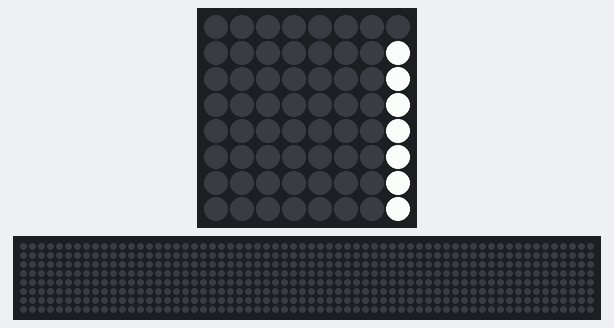
Simulated run of this program. Board: Raspberry Pi (BCM pin numbers) with a Sense HAT. On the bench: the Sense HAT's 8×8 RGB LED matrix, a strip that is not on the board, showing the scrolling text unrolled. The 64×8 strip is a reading aid, not a part: it shows the text the matrix is scrolling, unrolled, one strip-width of it at a time. At 7.0 s the program stops and its outputs stay as they are.

Above: at 0.2 s.
At 1.0 s:
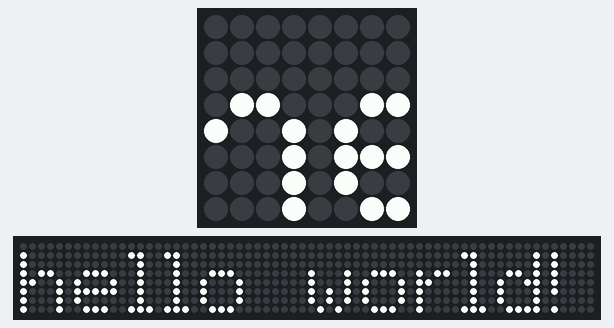
At 1.8 s:
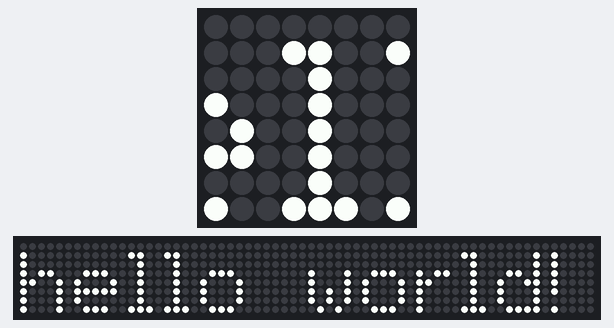
At 3.5 s:
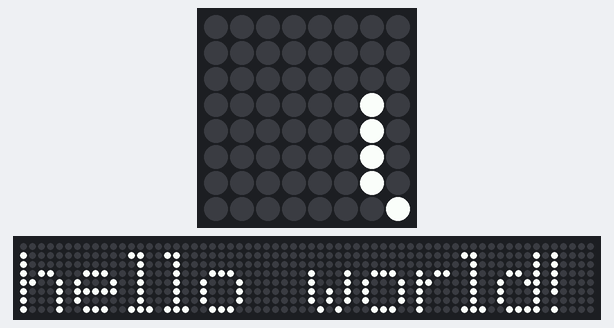
At 5.2 s:
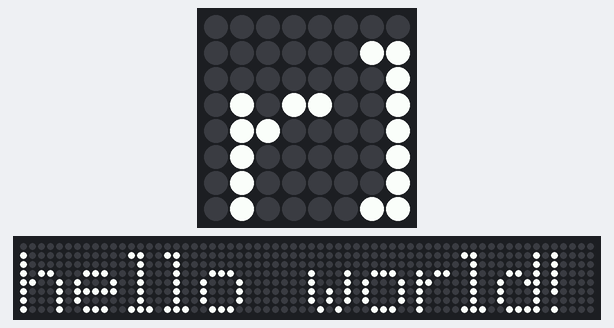
At 6.9 s:
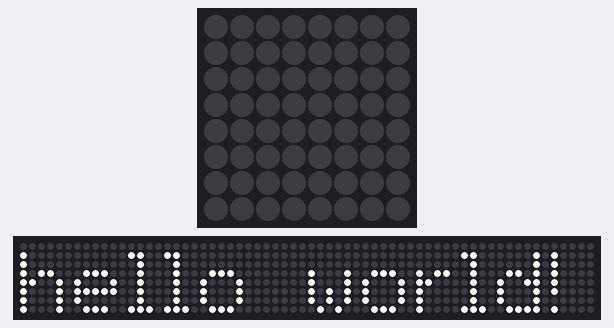

The program:

senseHat_demo.py
```python
from sense_emu import SenseHat

sense = SenseHat()
sense.show_message("hello world!")


#green = (0, 255, 0)
#white = (255, 255, 255)

#while True:
#    humidity = sense.humidity
#    humidity_value = 64 * humidity / 100
#    pixels = [green if i < humidity_value else white for i in range(64)]
#    sense.set_pixels(pixels)
```
